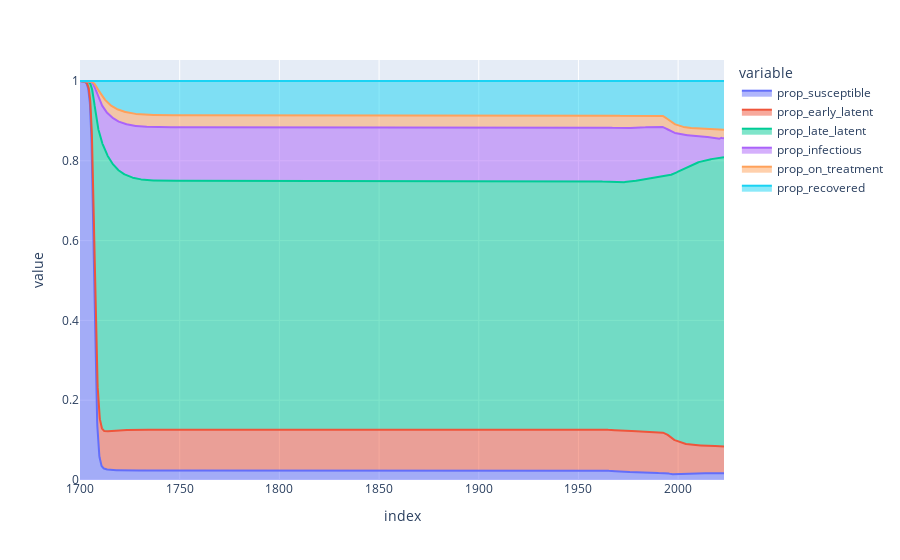

Source (notebook cell):
### Code cell
derived_df_0[[f"prop_{compartment}" for compartment in compartments]].plot(kind="area")

### Figure 1 — Plotly figure (JSON) as saved in the notebook; plotly's stock layout.template omitted (floating-point values rounded to 4 significant figures; data arrays with more than 128 entries replaced by an {"elided": "..."} marker saying what was removed)
{"data": [{"fillpattern": {"shape": ""}, "hovertemplate": "variable=prop_susceptible<br>index=%{x}<br>value=%{y}<extra></extra>", "legendgroup": "prop_susceptible", "line": {"color": "#636efa"}, "marker": {"symbol": "circle"}, "mode": "lines", "name": "prop_susceptible", "orientation": "v", "showlegend": true, "stackgroup": "1", "type": "scatter", "x": {"elided": "3231 float values"}, "xaxis": "x", "y": {"elided": "3231 float values"}, "yaxis": "y"}, {"fillpattern": {"shape": ""}, "hovertemplate": "variable=prop_early_latent<br>index=%{x}<br>value=%{y}<extra></extra>", "legendgroup": "prop_early_latent", "line": {"color": "#EF553B"}, "marker": {"symbol": "circle"}, "mode": "lines", "name": "prop_early_latent", "orientation": "v", "showlegend": true, "stackgroup": "1", "type": "scatter", "x": {"elided": "3231 float values"}, "xaxis": "x", "y": {"elided": "3231 float values"}, "yaxis": "y"}, {"fillpattern": {"shape": ""}, "hovertemplate": "variable=prop_late_latent<br>index=%{x}<br>value=%{y}<extra></extra>", "legendgroup": "prop_late_latent", "line": {"color": "#00cc96"}, "marker": {"symbol": "circle"}, "mode": "lines", "name": "prop_late_latent", "orientation": "v", "showlegend": true, "stackgroup": "1", "type": "scatter", "x": {"elided": "3231 float values"}, "xaxis": "x", "y": {"elided": "3231 float values"}, "yaxis": "y"}, {"fillpattern": {"shape": ""}, "hovertemplate": "variable=prop_infectious<br>index=%{x}<br>value=%{y}<extra></extra>", "legendgroup": "prop_infectious", "line": {"color": "#ab63fa"}, "marker": {"symbol": "circle"}, "mode": "lines", "name": "prop_infectious", "orientation": "v", "showlegend": true, "stackgroup": "1", "type": "scatter", "x": {"elided": "3231 float values"}, "xaxis": "x", "y": {"elided": "3231 float values"}, "yaxis": "y"}, {"fillpattern": {"shape": ""}, "hovertemplate": "variable=prop_on_treatment<br>index=%{x}<br>value=%{y}<extra></extra>", "legendgroup": "prop_on_treatment", "line": {"color": "#FFA15A"}, "marker": {"symbol": "circle"}, "mode": "lines", "name": "prop_on_treatment", "orientation": "v", "showlegend": true, "stackgroup": "1", "type": "scatter", "x": {"elided": "3231 float values"}, "xaxis": "x", "y": {"elided": "3231 float values"}, "yaxis": "y"}, {"fillpattern": {"shape": ""}, "hovertemplate": "variable=prop_recovered<br>index=%{x}<br>value=%{y}<extra></extra>", "legendgroup": "prop_recovered", "line": {"color": "#19d3f3"}, "marker": {"symbol": "circle"}, "mode": "lines", "name": "prop_recovered", "orientation": "v", "showlegend": true, "stackgroup": "1", "type": "scatter", "x": {"elided": "3231 float values"}, "xaxis": "x", "y": {"elided": "3231 float values"}, "yaxis": "y"}], "layout": {"legend": {"title": {"text": "variable"}, "tracegroupgap": 0}, "margin": {"t": 60}, "xaxis": {"anchor": "y", "domain": [0, 1], "title": {"text": "index"}}, "yaxis": {"anchor": "x", "domain": [0, 1], "title": {"text": "value"}}}}
